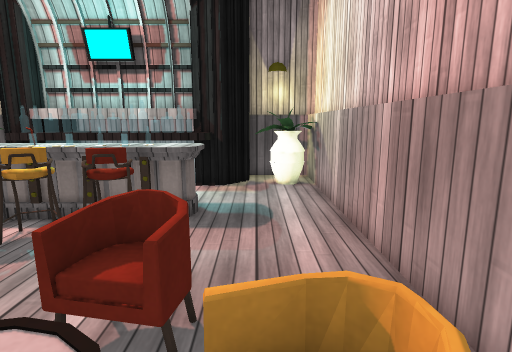
[1] (above)

15 first-person views from a walk through a 3-D level made in the Unity game engine. The camera is 1.2 m above the floor, tilts 10° down and sees 80° across. The floor is counted in squares, 0.41 m on a side. Each view is taken from the middle of a square. On the plan, view 1 faces up. The plan holds only what a view shows up to about 20 squares ahead; the rest is blank. The player character is not drawn. Surface patterns are stand-ins for the level's own textures.

[2]
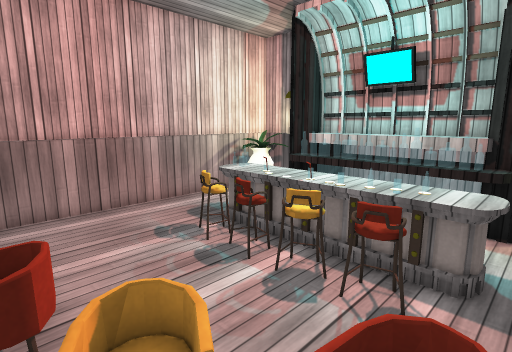

[3]
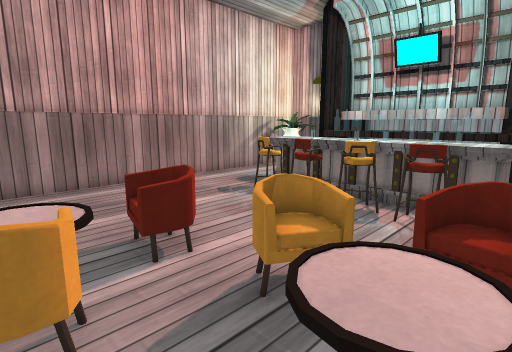

[4]
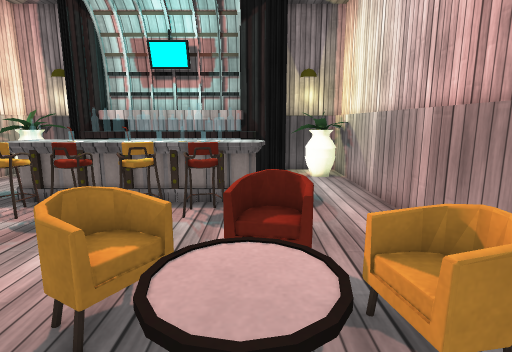

[5]
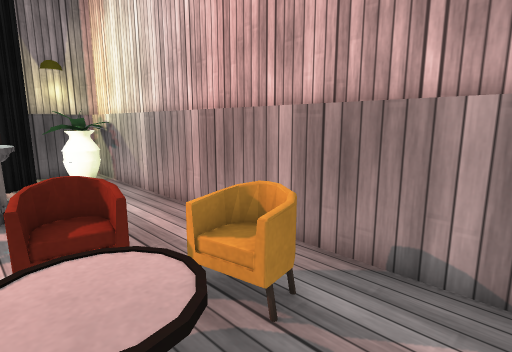

[6]
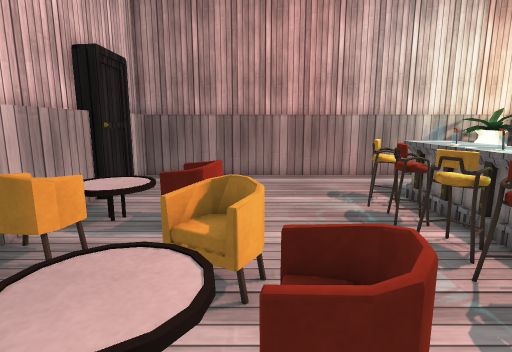

[7]
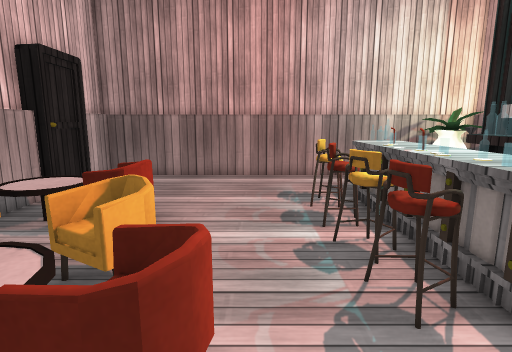

[8]
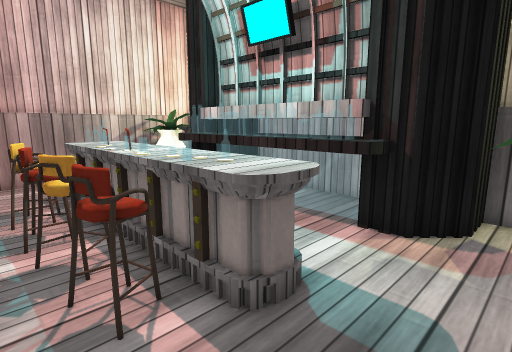

[9]
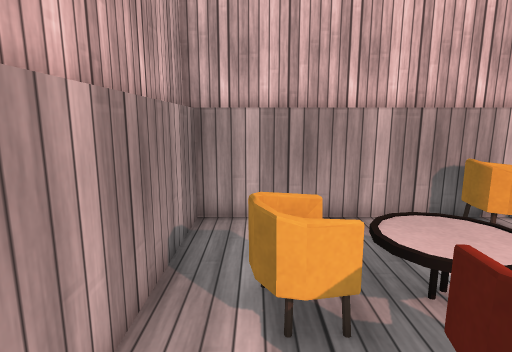

[10]
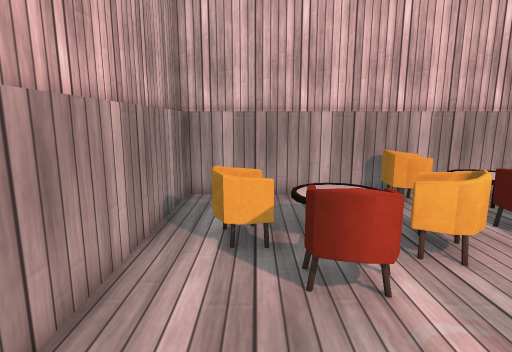

[11]
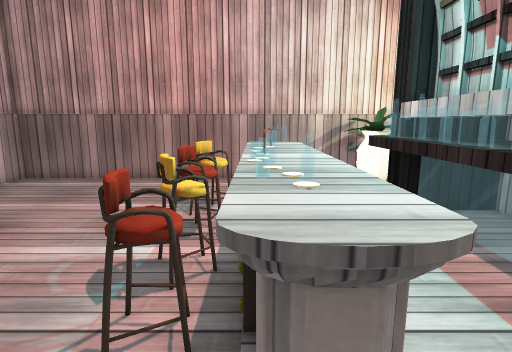

[12]
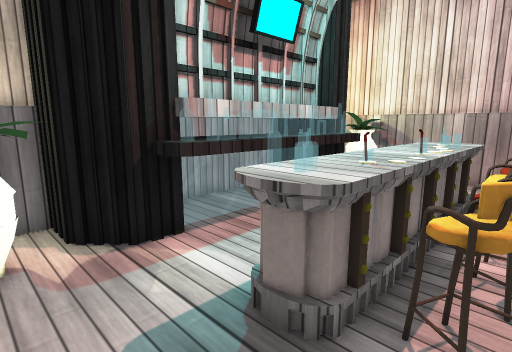

[13]
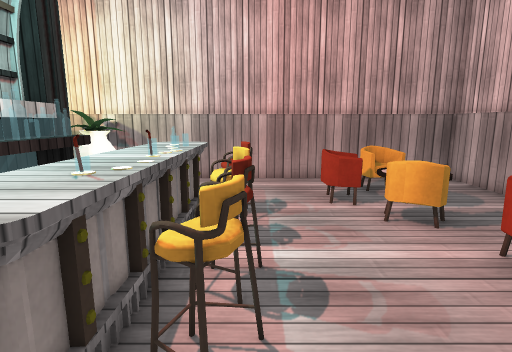

[14]
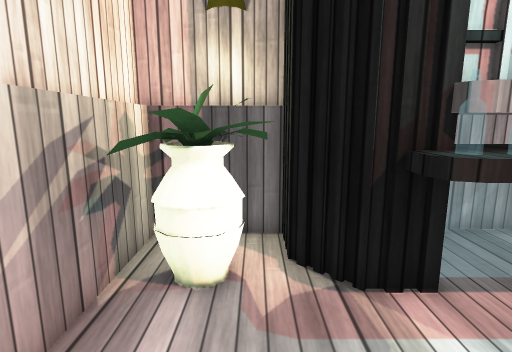

[15]
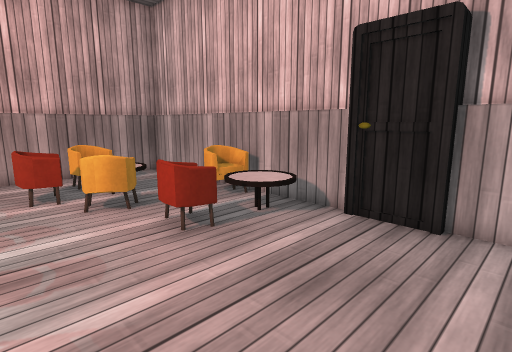

### Floor plan
Key: @ floor where view 1 was taken; # wall or solid block; x gap in a wall; . main floor; : floor 0.5 m higher than the main floor; / step, stairs or slope; = window, fence, low wall or low ledge; ^ raised ledge; P pillar; T thing the floor can be seen under or through; L plant; O other object.
Columns run from 16 left of view 1 to 3 right of it. Each row starts with its distance up from view 1.
 17 ##############  ####
 16 #...P P......P  P..#
 15 #LLLPP#TTTTTTT PL..#
 14 #LLL.P^^^TT^^^#P...#
 13 #....==== =.=.=....#
 12 #.......  .........#
 11 #..................#
 10 #....=^^^^^^^^^....#
  9 #....x^^^^^^^^^....#
  8 #.... ==^=^=^x.....#
  7 #.....==^=^=^=.....#
  6 #..................#
  5 #.............=....#
  4 #............#==...#
  3 #..........===/x...#
  2 #.......==.=//:#==.#
  1 #.......==..=/:/==.#
  0 #............./.@..#
 -1 #......OOO#=.......#
 -2 #.......OO#= ......#
 -3 ####################

Positions as (right, up) in squares from view 1, and headings:
1: (0, 0), facing up
2: (-1, 1), facing up-left
3: (-1, -2), facing up-left
4: (-2, -2), facing up
5: (-3, -2), facing up-right
6: (1, 3), facing left
7: (1, 5), facing left
8: (1, 6), facing up-left
9: (1, 6), facing down
10: (0, 9), facing down
11: (0, 9), facing left
12: (-14, 7), facing up-right
13: (-13, 7), facing right
14: (-13, 9), facing up
15: (-15, 6), facing down-right
